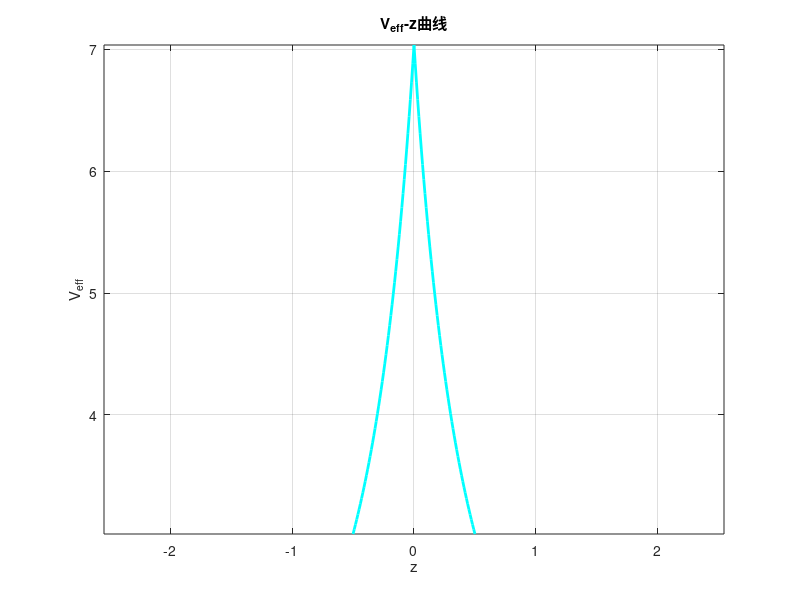

Reproduce this figure in MATLAB.
clear all

F = 1; 
rho_eff = 0.5;
z_values=-0.5:0.01:0.5;
 
V_eff=zeros(1,length(z_values));
 
for j = 1:length(z_values)
   integrand = @(q) besselj(0,q*rho_eff^4*F).*exp(-rho_eff^2*q.^2/4 - q*abs(z_values(1,j)));
   V_eff(j) = 2*integral(integrand,0,Inf); 
end

plot(z_values,V_eff,'-','color',[0,1,1],'linewidth',2)
xlabel('z');
ylabel('V_{eff}');
title('V_{eff}-z曲线');

axis equal;
grid on;
